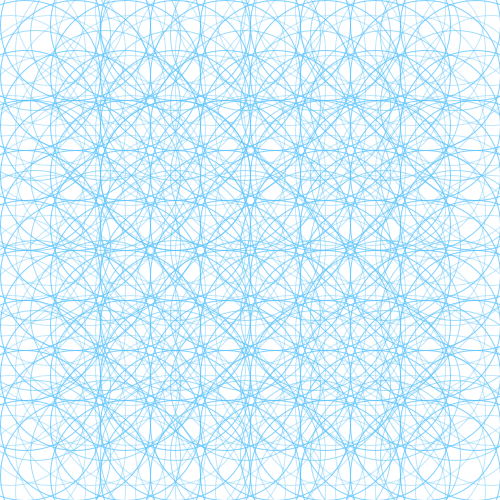
Frame 1 (no input)
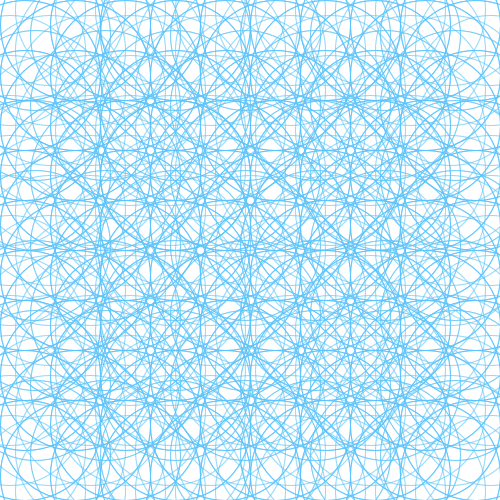
Frame 2 (the mouse pressed at the canvas centre, redrawn once)

The Processing sketch that drew these frames (run headless with seeded random() and noise(); the mouse was pressed at the canvas centre and the sketch redrawn once):

// Processing sketch: processing_84818
// ── processing_84818.pde

void setup()
{
  size(500, 500);
  background(255);
  noStroke();
  smooth();
}

void draw()
{


  //la boucle for
  //FAIRE UNE LIGNE HORIZONTALE
  /*for(int posx=25; posx<=475; posx=posx+50)
   {
   ellipse(posx,25,50,50);*/

  //FAIRE UNE LIGNE VERTICALE
  /*for(int posy=25; posy<=475; posy=posy+50)
   {
   ellipse(25,posy,50,50);
   }*/


  //TRAME ROND ROUGE ET CARRE FONCE
  for (int posx=25; posx<=475; posx=posx+50)
    for (int posy=25; posy<=475; posy=posy+50)
    {  

      noFill();
      noStroke();

      stroke(91, 195, 255, 200);
      ellipse(posx, posy, 150, 150);
   

     /* stroke(33, 5, 5, 50);
      rect(posx, posy, 15, 15, 25, 25, 90, 90);*/
    }
      for (int posx=35; posx<=500; posx=posx+70)
        for (int posy=35; posy<=500; posy=posy+70)
{
          stroke(91, 195, 245, 150);
      ellipse(posx, posy, 150, 150);
    }
    
         for (int posx=10; posx<=500; posx=posx+40)
        for (int posy=10; posy<=500; posy=posy+40)
{
          stroke(91, 195, 245, 100);
      ellipse(posx, posy, 150, 150);
    }
  noLoop();
}
